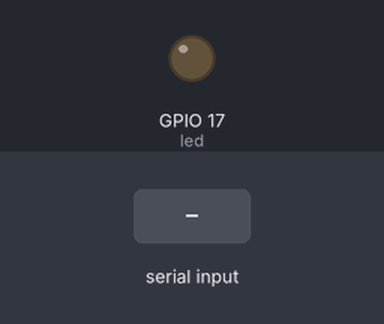
Simulated run of this program. Board: Raspberry Pi (BCM pin numbers). Parts: output pins drawn as LEDs (lit = HIGH). Dashed ring = blinking. The inputs (shaded band) are chosen by the test bench. The clock reads 2024-03-15 10:24:30 at power-on unless the program sets it; what the program prints to the terminal is not drawn.

Above: at 1.2 s.
1.3 s: "flash" typed at the terminal, then Enter
At 1.55 s:
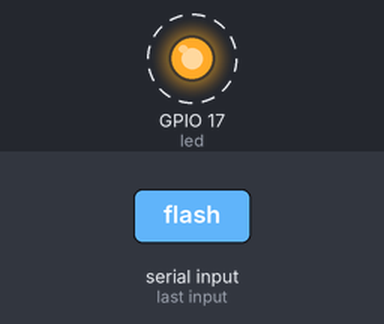
4.3 s: "on" typed at the terminal, then Enter
7.3 s: "off" typed at the terminal, then Enter
At 8.7 s:
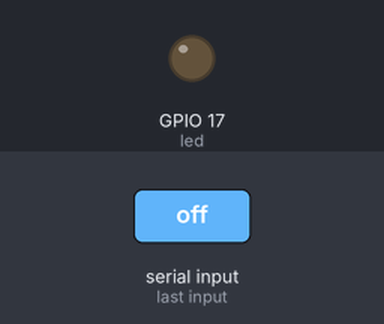
Timing chart, 0 to 10.3 s (numbered marks = the images above; inputs shaded):
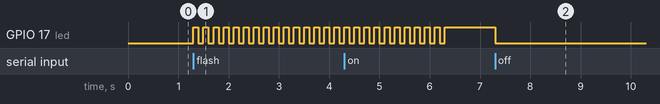

The program:

testLED.py
```python
from gpiozero import LED
from time import sleep, time

led = LED(17)  # Thay 17 bằng chân GPIO tương ứng của bạn

print("Nhập lệnh để điều khiển LED:")
print("   'on'    - Bật LED")
print("   'flash' - Bật LED nháy")
print("   'off'   - Tắt LED")
print("   'exit'  - Thoát chương trình")

try:
    while True:
        command = input("Nhập lệnh: ").strip().lower()  # Nhập lệnh từ người dùng
        if command == "on":
            led.on()
            print("     [THÔNG BÁO] LED đã bật.")
        elif command == "off":
            led.off()
            print("     [THÔNG BÁO] LED đã tắt.")
        elif command == "flash":
            print("     [THÔNG BÁO] LED đang nháy.")
            start_time = time()  # Lưu thời gian bắt đầu
            while time() - start_time < 5:  # Chạy trong 5 giây
                led.on()    # Bật đèn LED
                sleep(0.1)  # Đợi 0.1 giây
                led.off()   # Tắt đèn LED
                sleep(0.1)  # Đợi 0.1 giây
        elif command == "exit":
            print("Thoát chương trình.")
            break
        else:
            print("Lệnh không hợp lệ. Vui lòng nhập 'on', 'flash', 'off', hoặc 'exit'.")
except KeyboardInterrupt:
    print("\nKeyboardInterrupt detected. Stopping the LED.")
finally:
    led.off()  # Đảm bảo LED tắt trước khi thoát
    print("LED đã tắt. Kết thúc chương trình.")
```

Measured:
- after the input at 1.3 s, GPIO 17 (led): alternates HIGH for 0.10 s and LOW for 0.10 s, starting at once
- after the input at 7.3 s, GPIO 17 (led): HIGH → LOW at once
